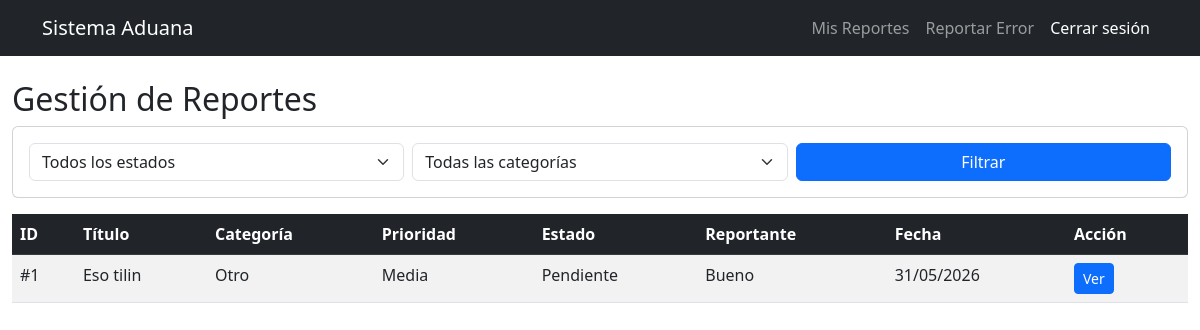
The page /reportes/admin/reportes/ (signed in) on the database its author committed.
### reportes/models.py (models this page shows, shortened)
class ReporteError(models.Model):
    CATEGORIAS = [
        ('partida_arancelaria', 'Error en Partida Arancelaria'),
        ('codigo_producto', 'Error en Código de Producto'),
        ('tarifa', 'Error en Tarifa/Arancel'),
        ('descripcion', 'Error en Descripción'),
        ('busqueda', 'Error en Búsqueda'),
        ('visualizacion', 'Error de Visualización'),
        ('otro', 'Otro'),
    ]
    ESTADOS = [
        ('pendiente', 'Pendiente'),
        ('en_revision', 'En Revisión'),
        ('resuelto', 'Resuelto'),
        ('rechazado', 'Rechazado'),
    ]
    PRIORIDADES = [
        ('baja', 'Baja'),
        ('media', 'Media'),
        ('alta', 'Alta'),
        ('critica', 'Crítica'),
    ]
    titulo = models.CharField(max_length=200)
    categoria = models.CharField(max_length=50, choices=CATEGORIAS, default='otro')
    descripcion = models.TextField()
    partida_arancelaria_afectada = models.CharField(max_length=20, blank=True, null=True)
    codigo_producto_afectado = models.CharField(max_length=50, blank=True, null=True)
    captura_pantalla = models.ImageField(upload_to='capturas/%Y/%m/', blank=True, null=True)
    nombre_reportante = models.CharField(max_length=100)
    email_reportante = models.EmailField()
    es_usuario_registrado = models.BooleanField(default=False)
    usuario = models.ForeignKey(User, on_delete=models.SET_NULL, null=True, blank=True)
    estado = models.CharField(max_length=20, choices=ESTADOS, default='pendiente')
    prioridad = models.CharField(max_length=20, choices=PRIORIDADES, default='media')
    fecha_creacion = models.DateTimeField(auto_now_add=True)
    fecha_actualizacion = models.DateTimeField(auto_now=True)
    fecha_resolucion = models.DateTimeField(null=True, blank=True)
    notas_admin = models.TextField(blank=True, null=True)
    class Meta:
        ordering = ['-fecha_creacion']

### reportes/views.py (the view)
# urls.py: path('admin/reportes/', views.lista_reportes_admin, name='admin_lista'),
@staff_member_required
def lista_reportes_admin(request):
    reportes = ReporteError.objects.all()
    estado = request.GET.get('estado')
    categoria = request.GET.get('categoria')
    if estado:
        reportes = reportes.filter(estado=estado)
    if categoria:
        reportes = reportes.filter(categoria=categoria)
    return render(request, 'reportes/admin_lista.html', {'reportes': reportes})

### reportes/templates/reportes/admin_lista.html (shortened to what this page needs)
{% extends 'base.html' %}
{% block content %}
<div class="container-fluid py-4">
    <h2>Gestión de Reportes</h2>
    <div class="card mb-3">
        <div class="card-body">
            <form method="get" class="row g-2">
                <div class="col-md-4">
                    <select name="estado" class="form-select">
                        <option value="">Todos los estados</option>
                    </select>
                </div>
                <div class="col-md-4">
                    <select name="categoria" class="form-select">
                        <option value="">Todas las categorías</option>
                    </select>
                </div>
                <div class="col-md-4">
                    <button type="submit" class="btn btn-primary w-100">Filtrar</button>
                </div>
            </form>
        </div>
    </div>
    <table class="table table-striped">
        <thead class="table-dark">
            <tr>
                <th>ID</th><th>Título</th><th>Categoría</th><th>Prioridad</th>
                <th>Estado</th><th>Reportante</th><th>Fecha</th><th>Acción</th>
            </tr>
        </thead>
        <tbody>
            {% for r in reportes %}
            <tr>
                <td>#{{ r.id }}</td>
                <td>{{ r.titulo }}</td>
                <td>{{ r.get_categoria_display }}</td>
                <td>{{ r.get_prioridad_display }}</td>
                <td>{{ r.get_estado_display }}</td>
                <td>{{ r.nombre_reportante }}</td>
                <td>{{ r.fecha_creacion|date:"d/m/Y" }}</td>
                <td>
                    <a href="{% url 'reportes:admin_detalle' r.id %}" class="btn btn-sm btn-primary">Ver</a>
                </td>
            </tr>
            {% empty %}
            <tr><td colspan="8" class="text-center">No hay reportes.</td></tr>
            {% endfor %}
        </tbody>
    </table>
</div>
{% endblock %}

### rows shown on the page
ReporteError: id "1", titulo "Eso tilin", categoria "Otro", prioridad "Media", estado "Pendiente", nombre_reportante "Bueno", fecha_creacion "31/05/2026"
